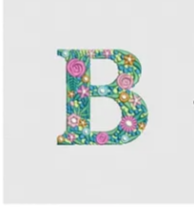
%> input picture task1/B.PNG, 194 x 207 px
$ octave Task1.m   (GNU Octave 9; MATLAB toolbox functions it lacks are replaced by stand-ins)
%> lines starting %> are read from the running program, lines starting %| are printed output that depends on the picture
### task1/extractHOGFeatures_cw.m
function extractedHOGFeatures = extractHOGFeatures_cw (inputImage)
 % Your code here
 % calculate the edge detection of the image
 % split image into cells of 8x8
 % find the gradient of each cell


rows = size(inputImage,1);
columns = size(inputImage,2);

Ix=inputImage; %Basic Matrix assignment
Iy=inputImage; %Basic Matrix assignment


myx = [-1 0 1; -2 0 2; -1 0 1];
myy = [-1 -2 -1; 0 0 0; 1 2 1];


for i = 1:size(inputImage, 1) - 2
    for j = 1:size(inputImage, 2) - 2

        % Gradient approximations
        Gx = sum(sum(myx.*inputImage(i:i+2, j:j+2)));
        Gy = sum(sum(myy.*inputImage(i:i+2, j:j+2)));

        % Calculate magnitude of vector
        magnitude(i+1, j+1) = sqrt(Gx.^2 + Gy.^2);

    end
end

angle = atand(inputImage./inputImage);
angle =imadd(angle,90);
angle(isnan(magnitude)) =0;

Features = [];
cell = [];
normcell = [];

for i = 0: rows/8 -2
    for j = 0: columns/8 -2
        cell =[inputImage(8*i+1: 8*i+8 ,8*j+1 : 8*j+8)];

            % [mag, dir] = imgradient(cell);


         l1 = sum(abs(cell));
         normcell =[normcell l1];
         histr = zeros(1,9);
                for k=1:8
                    for n=1:8
                        alpha= cell(k,n);

                        % Binning Process (Bi-Linear Interpolation)
                        if alpha>0.1 && alpha<=0.30
                            histr(1)=histr(1)+ cell(k,n)*(0.30-alpha)/20;
                            histr(2)=histr(2)+ cell(k,n)*(alpha-0.10)/20;
                        elseif alpha>0.30 && alpha<=0.50
                            histr(2)=histr(2)+ cell(k,n)*(0.50-alpha)/20;
                            histr(3)=histr(3)+ cell(k,n)*(alpha-0.30)/20;
                        elseif alpha>0.50 && alpha<=0.70
                            histr(3)=histr(3)+ cell(k,n)*(0.70-alpha)/20;
                            histr(4)=histr(4)+ cell(k,n)*(alpha-0.50)/20;
                        elseif alpha>0.70 && alpha<=0.90
                            histr(4)=histr(4)+ cell(k,n)*(0.90-alpha)/20;
                            histr(5)=histr(5)+ cell(k,n)*(alpha-0.70)/20;
                        elseif alpha>0.90 && alpha<=1.10
                            histr(5)=histr(5)+ cell(k,n)*(1.10-alpha)/20;
                            histr(6)=histr(6)+ cell(k,n)*(alpha-0.90)/20;
                        elseif alpha>1.10 && alpha<=1.30
                            histr(6)=histr(6)+ cell(k,n)*(1.30-alpha)/20;
                            histr(7)=histr(7)+ cell(k,n)*(alpha-1.10)/20;
                        elseif alpha>1.30 && alpha<=1.50
                            histr(7)=histr(7)+ cell(k,n)*(1.50-alpha)/20;
                            histr(8)=histr(8)+ cell(k,n)*(alpha-1.30)/20;
                        elseif alpha>1.50 && alpha<=1.70
                            histr(8)=histr(8)+ cell(k,n)*(1.70-alpha)/20;
                            histr(9)=histr(9)+ cell(k,n)*(alpha-1.50)/20;
                        elseif alpha>=0 && alpha<=0.10
                            histr(1)=histr(1)+ cell(k,n)*(alpha+0.10)/20;
                            histr(9)=histr(9)+ cell(k,n)*(0.10-alpha)/20;
                        elseif alpha>1.70 && alpha<=1.80
                            histr(9)=histr(9)+ cell(k,n)*(1.90-alpha)/20;
                            histr(1)=histr(1)+ cell(k,n)*(alpha-1.70)/20;
                        end
                    end

                end
                Features = [Features histr];
           Features=Features/sqrt(norm(Features)^2+.01);
    end
end
Features(isnan(Features)) = 0;
Features=Features/sqrt(norm(Features)^2+.001);
for z=1:length(Features)
    if Features(z)>0.2
         Features(z)=0.2;
    end
end
extractedHOGFeatures=Features/sqrt(norm(Features)^2+.001);


end

### task1/Task1.m
clear, clc, close all;
%%load image and resize
im = imread("B.png");
%> im is the input picture: size 207x194x3 uint8; mean R, G, B 218, 221.4, 220
% feaure = extractHOGFeatures(im);

if size(im,3)
    im = double(im)/255;
%> im: size 207x194x3 double
    im = mean(im,3);
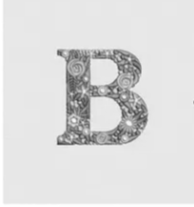
%> im: size 207x194 double; min 0.247, max 1, mean 0.862
end

rows = size(im,1);
%> rows = 207
columns = size(im,2);
%> columns = 194

if mod(rows,8) ~= 0 && mod(columns,8)
    r = rem(rows,8);
%> r = 7
    c = rem(columns,8);
%> c = 2
    im = resize(im,[rows-r,columns-c]);
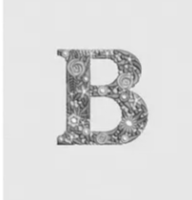
%> im: size 200x192 double; min 0.247, max 1, mean 0.858
end

rows = size(im,1);
%> rows = 200
columns = size(im,2);
%> columns = 192
r = rows/8;
%> r = 25
c = columns/8;
%> c = 24
l = r*c;
%> l = 600

Features = extractHOGFeatures_cw(im);
%> after the loop in extractHOGFeatures_cw, `for i = 1:size(inputImage, 1) - 2`:
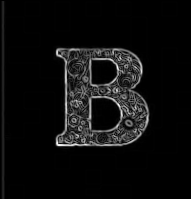
%> magnitude: size 199x191 double; min 0, max 2.12, mean 0.114; drawn with min black and max white
%> in extractHOGFeatures_cw, `angle = atand(inputImage./inputImage);`: angle: size 200x192 double; every value is 45
%> in extractHOGFeatures_cw, `angle =imadd(angle,90);`: angle: size 200x192 double; every value is 135
%> after the loop in extractHOGFeatures_cw, `for i = 0: rows/8 -2`: Features = 4968 values, max 0.49 at index 4964, min 0 at index 1, mean 0.000791; histr = [0 0 0 0 0.563 0.0171 0 0 0]; normcell = 4416 values, max 8 at index 1, min 2.94 at index 1913, mean 6.83
%> in extractHOGFeatures_cw, `Features=Features/sqrt(norm(Features)^2+.001);`: Features = 4968 values, max 0.492 at index 4964, min 0 at index 1, mean 0.000794
%> after the loop in extractHOGFeatures_cw, `for z=1:length(Features)`: Features = 4968 values, max 0.2 at index 4910, min 0 at index 1, mean 0.000601
%> in extractHOGFeatures_cw, `extractedHOGFeatures=Features/sqrt(norm(Features)^2+.001);`: extractedHOGFeatures = 4968 values, max 0.307 at index 4910, min 0 at index 1, mean 0.000921
%> Features has the same summary as extractedHOGFeatures in extractHOGFeatures_cw
% [91 lines of commented-out code are left out]
